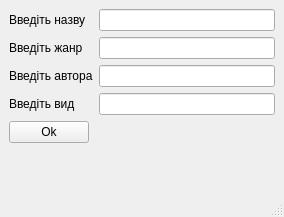
<?xml version="1.0" encoding="UTF-8"?>
<ui version="4.0">
 <class>MainWindow</class>
 <widget class="QMainWindow" name="MainWindow">
  <property name="geometry">
   <rect>
    <x>0</x>
    <y>0</y>
    <width>284</width>
    <height>217</height>
   </rect>
  </property>
  <property name="windowTitle">
   <string>MainWindow</string>
  </property>
  <widget class="QWidget" name="centralwidget">
   <layout class="QFormLayout" name="formLayout">
    <item row="0" column="0">
     <widget class="QLabel" name="label">
      <property name="text">
       <string>Введіть назву</string>
      </property>
     </widget>
    </item>
    <item row="0" column="1">
     <widget class="QLineEdit" name="lineEdit"/>
    </item>
    <item row="1" column="0">
     <widget class="QLabel" name="label_4">
      <property name="text">
       <string>Введіть жанр</string>
      </property>
     </widget>
    </item>
    <item row="1" column="1">
     <widget class="QLineEdit" name="lineEdit_5"/>
    </item>
    <item row="2" column="0">
     <widget class="QLabel" name="label_3">
      <property name="text">
       <string>Введіть автора</string>
      </property>
     </widget>
    </item>
    <item row="2" column="1">
     <widget class="QLineEdit" name="lineEdit_3"/>
    </item>
    <item row="3" column="0">
     <widget class="QLabel" name="label_2">
      <property name="text">
       <string>Введіть вид</string>
      </property>
     </widget>
    </item>
    <item row="3" column="1">
     <widget class="QLineEdit" name="lineEdit_2"/>
    </item>
    <item row="4" column="0">
     <widget class="QPushButton" name="pushButton">
      <property name="text">
       <string>Ok</string>
      </property>
     </widget>
    </item>
   </layout>
  </widget>
  <widget class="QMenuBar" name="menubar">
   <property name="geometry">
    <rect>
     <x>0</x>
     <y>0</y>
     <width>284</width>
     <height>26</height>
    </rect>
   </property>
  </widget>
  <widget class="QStatusBar" name="statusbar"/>
 </widget>
 <resources/>
 <connections/>
</ui>
